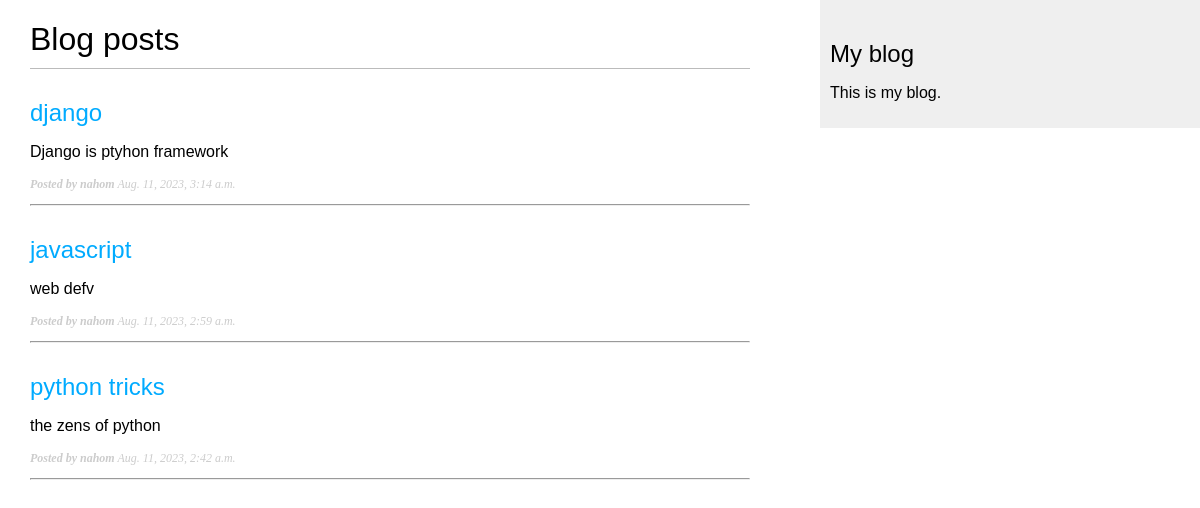
The page /blog/ on the database as committed earlier.
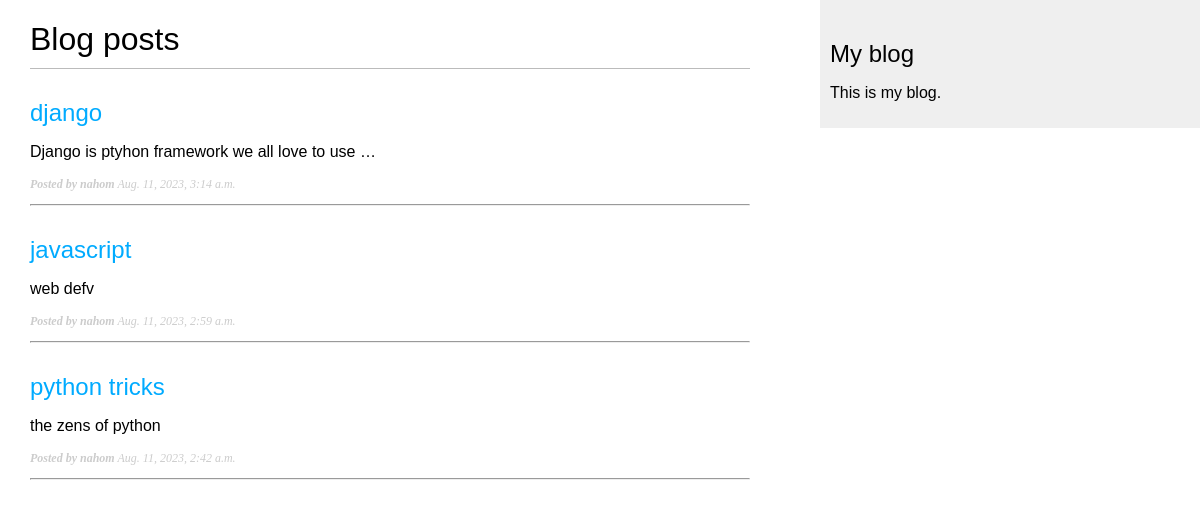
The same page on the database as committed later.
### blog/models.py (models this page shows, shortened)
class Post(models.Model):
    class Status(models.TextChoices):
        DRAFT='DR', 'Draft'
        PUBLISHED = 'PB', 'Published'
    title = models.CharField(max_length=150)
    author = models.ForeignKey(User, on_delete=models.CASCADE, related_name='blog_posts')
    slug = models.SlugField(max_length=150, unique_for_date='publish')
    body = models.TextField()
    publish = models.DateTimeField(default=timezone.now)
    created = models.DateTimeField(auto_now_add=True)
    updated = models.DateTimeField(auto_now=True)
    status = models.CharField(max_length=2, choices=Status.choices, default=Status.DRAFT)
    objects = models.Manager()
    published = PublishedManager()
    class Meta:
        ordering = ['-publish']
        indexes = [models.Index(fields=['-publish']),]
    def get_absolute_url(self):
        return reverse('blog:post_detail', args=[self.publish.year,
                                                self.publish.month,
                                                self.publish.day,
                                                self.slug,])

### blog/views.py (the view)
# urls.py: path('', views.post_list, name='post_list'),
def post_list(request):
    posts = Post.published.all()
    return render(request, 'blog/post/list.html', {'posts': posts})

### blog/models.py (called while the page is built)
    def get_queryset(self):
        return super().get_queryset()\
            .filter(status=Post.Status.PUBLISHED)

### blog/templates/blog/post/list.html (shortened to what this page needs)
{% extends 'blog/base.html' %}
{% block content %}
    <h1>Blog posts</h1>
    {% for post in posts %}
        <h2>
            <a href="{{ post.get_absolute_url }}"> {{post.title}} </a>
        </h2>
        <p>{{ post.body|truncatewords:9|linebreaks }}</p>
        <p class="date"><b>Posted by {{post.author}}</b> <i>{{post.publish}}</i></p>
        <hr>
    {% endfor %}
{% endblock %}

Rows that differ between the two databases and show on the page:
changed Post "django": body "Django is ptyhon framework" → "Django is ptyhon framework we all love to use …"
